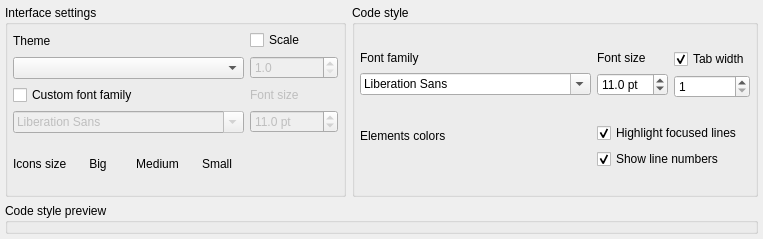
        <widget class="QWidget" name="tab">
         <attribute name="icon">
          <iconset resource="../../res/resources.qrc">
           <normaloff>:/icons/icons/uicode.png</normaloff>:/icons/icons/uicode.png</iconset>
         </attribute>
         <attribute name="title">
          <string>Interface &amp;&amp; Code</string>
         </attribute>
         <layout class="QGridLayout" name="gridLayout_4">
          <property name="leftMargin">
           <number>5</number>
          </property>
          <property name="topMargin">
           <number>5</number>
          </property>
          <property name="rightMargin">
           <number>5</number>
          </property>
          <property name="bottomMargin">
           <number>5</number>
          </property>
          <item row="0" column="0">
           <widget class="QGroupBox" name="ui_theme_gb">
            <property name="sizePolicy">
             <sizepolicy hsizetype="Fixed" vsizetype="Preferred">
              <horstretch>0</horstretch>
              <verstretch>0</verstretch>
             </sizepolicy>
            </property>
            <property name="minimumSize">
             <size>
              <width>0</width>
              <height>0</height>
             </size>
            </property>
            <property name="title">
             <string>Interface settings</string>
            </property>
            <layout class="QGridLayout" name="gridLayout_3">
             <property name="leftMargin">
              <number>5</number>
             </property>
             <property name="topMargin">
              <number>5</number>
             </property>
             <property name="rightMargin">
              <number>5</number>
             </property>
             <property name="bottomMargin">
              <number>5</number>
             </property>
             <item row="2" column="0" colspan="3">
              <layout class="QHBoxLayout" name="horizontalLayout_5">
               <item>
                <widget class="QLabel" name="label">
                 <property name="sizePolicy">
                  <sizepolicy hsizetype="Fixed" vsizetype="Fixed">
                   <horstretch>0</horstretch>
                   <verstretch>0</verstretch>
                  </sizepolicy>
                 </property>
                 <property name="text">
                  <string>Icons size</string>
                 </property>
                </widget>
               </item>
               <item>
                <widget class="QToolButton" name="icon_big_tb">
                 <property name="sizePolicy">
                  <sizepolicy hsizetype="Preferred" vsizetype="Preferred">
                   <horstretch>0</horstretch>
                   <verstretch>0</verstretch>
                  </sizepolicy>
                 </property>
                 <property name="minimumSize">
                  <size>
                   <width>50</width>
                   <height>50</height>
                  </size>
                 </property>
                 <property name="text">
                  <string>Big</string>
                 </property>
                 <property name="icon">
                  <iconset resource="../../res/resources.qrc">
                   <normaloff>:/icons/icons/config.png</normaloff>:/icons/icons/config.png</iconset>
                 </property>
                 <property name="iconSize">
                  <size>
                   <width>48</width>
                   <height>48</height>
                  </size>
                 </property>
                 <property name="checkable">
                  <bool>true</bool>
                 </property>
                 <property name="checked">
                  <bool>false</bool>
                 </property>
                 <property name="toolButtonStyle">
                  <enum>Qt::ToolButtonStyle::ToolButtonIconOnly</enum>
                 </property>
                 <property name="autoRaise">
                  <bool>true</bool>
                 </property>
                </widget>
               </item>
               <item>
                <widget class="QToolButton" name="icon_medium_tb">
                 <property name="sizePolicy">
                  <sizepolicy hsizetype="Preferred" vsizetype="Preferred">
                   <horstretch>0</horstretch>
                   <verstretch>0</verstretch>
                  </sizepolicy>
                 </property>
                 <property name="minimumSize">
                  <size>
                   <width>50</width>
                   <height>50</height>
                  </size>
                 </property>
                 <property name="text">
                  <string>Medium</string>
                 </property>
                 <property name="icon">
                  <iconset resource="../../res/resources.qrc">
                   <normaloff>:/icons/icons/config.png</normaloff>:/icons/icons/config.png</iconset>
                 </property>
                 <property name="iconSize">
                  <size>
                   <width>38</width>
                   <height>38</height>
                  </size>
                 </property>
                 <property name="checkable">
                  <bool>true</bool>
                 </property>
                 <property name="toolButtonStyle">
                  <enum>Qt::ToolButtonStyle::ToolButtonIconOnly</enum>
                 </property>
                 <property name="autoRaise">
                  <bool>true</bool>
                 </property>
                </widget>
               </item>
               <item>
                <widget class="QToolButton" name="icon_small_tb">
                 <property name="sizePolicy">
                  <sizepolicy hsizetype="Preferred" vsizetype="Preferred">
                   <horstretch>0</horstretch>
                   <verstretch>0</verstretch>
                  </sizepolicy>
                 </property>
                 <property name="minimumSize">
                  <size>
                   <width>50</width>
                   <height>50</height>
                  </size>
                 </property>
                 <property name="text">
                  <string>Small</string>
                 </property>
                 <property name="icon">
                  <iconset resource="../../res/resources.qrc">
                   <normaloff>:/icons/icons/config.png</normaloff>:/icons/icons/config.png</iconset>
                 </property>
                 <property name="iconSize">
                  <size>
                   <width>32</width>
                   <height>32</height>
                  </size>
                 </property>
                 <property name="checkable">
                  <bool>true</bool>
                 </property>
                 <property name="toolButtonStyle">
                  <enum>Qt::ToolButtonStyle::ToolButtonIconOnly</enum>
                 </property>
                 <property name="autoRaise">
                  <bool>true</bool>
                 </property>
                </widget>
               </item>
               <item>
                <spacer name="horizontalSpacer_7">
                 <property name="orientation">
                  <enum>Qt::Orientation::Horizontal</enum>
                 </property>
                 <property name="sizeHint" stdset="0">
                  <size>
                   <width>40</width>
                   <height>20</height>
                  </size>
                 </property>
                </spacer>
               </item>
              </layout>
             </item>
             <item row="0" column="2">
              <layout class="QVBoxLayout" name="verticalLayout_9">
               <item>
                <widget class="QCheckBox" name="custom_scale_chk">
                 <property name="sizePolicy">
                  <sizepolicy hsizetype="Fixed" vsizetype="Preferred">
                   <horstretch>0</horstretch>
                   <verstretch>0</verstretch>
                  </sizepolicy>
                 </property>
                 <property name="toolTip">
                  <string>&lt;p&gt;Defines a custom UI scale factor. This factor is applied when drawing widgets and fonts. Requires restarting gpModeler when in use.&lt;/p&gt;</string>
                 </property>
                 <property name="text">
                  <string>Scale </string>
                 </property>
                </widget>
               </item>
               <item>
                <widget class="QDoubleSpinBox" name="custom_scale_spb">
                 <property name="enabled">
                  <bool>false</bool>
                 </property>
                 <property name="sizePolicy">
                  <sizepolicy hsizetype="Preferred" vsizetype="Preferred">
                   <horstretch>0</horstretch>
                   <verstretch>0</verstretch>
                  </sizepolicy>
                 </property>
                 <property name="decimals">
                  <number>1</number>
                 </property>
                 <property name="minimum">
                  <double>1.000000000000000</double>
                 </property>
                 <property name="maximum">
                  <double>2.000000000000000</double>
                 </property>
                 <property name="singleStep">
                  <double>0.100000000000000</double>
                 </property>
                </widget>
               </item>
              </layout>
             </item>
             <item row="0" column="0" colspan="2">
              <layout class="QVBoxLayout" name="verticalLayout_10">
               <item>
                <widget class="QLabel" name="label_4">
                 <property name="text">
                  <string>Theme</string>
                 </property>
                </widget>
               </item>
               <item>
                <widget class="QComboBox" name="theme_cmb">
                 <property name="sizePolicy">
                  <sizepolicy hsizetype="Expanding" vsizetype="Fixed">
                   <horstretch>0</horstretch>
                   <verstretch>0</verstretch>
                  </sizepolicy>
                 </property>
                 <property name="maximumSize">
                  <size>
                   <width>250</width>
                   <height>16777215</height>
                  </size>
                 </property>
                </widget>
               </item>
              </layout>
             </item>
             <item row="1" column="0" colspan="2">
              <layout class="QVBoxLayout" name="verticalLayout_24">
               <item>
                <widget class="QCheckBox" name="ui_font_chk">
                 <property name="sizePolicy">
                  <sizepolicy hsizetype="Fixed" vsizetype="Fixed">
                   <horstretch>0</horstretch>
                   <verstretch>0</verstretch>
                  </sizepolicy>
                 </property>
                 <property name="toolTip">
                  <string>&lt;p&gt;Defines a custom UI scale factor. This factor is applied when drawing widgets and fonts. Requires restarting gpModeler when in use.&lt;/p&gt;</string>
                 </property>
                 <property name="text">
                  <string>Custom font family</string>
                 </property>
                </widget>
               </item>
               <item>
                <widget class="QFontComboBox" name="ui_font_cmb">
                 <property name="enabled">
                  <bool>false</bool>
                 </property>
                 <property name="sizePolicy">
                  <sizepolicy hsizetype="Preferred" vsizetype="Preferred">
                   <horstretch>0</horstretch>
                   <verstretch>0</verstretch>
                  </sizepolicy>
                 </property>
                 <property name="maximumSize">
                  <size>
                   <width>250</width>
                   <height>16777215</height>
                  </size>
                 </property>
                 <property name="sizeAdjustPolicy">
                  <enum>QComboBox::SizeAdjustPolicy::AdjustToContents</enum>
                 </property>
                </widget>
               </item>
              </layout>
             </item>
             <item row="1" column="2">
              <layout class="QVBoxLayout" name="verticalLayout_25">
               <item>
                <widget class="QLabel" name="ui_font_size_lbl">
                 <property name="enabled">
                  <bool>false</bool>
                 </property>
                 <property name="sizePolicy">
                  <sizepolicy hsizetype="Preferred" vsizetype="Preferred">
                   <horstretch>0</horstretch>
                   <verstretch>0</verstretch>
                  </sizepolicy>
                 </property>
                 <property name="text">
                  <string>Font size</string>
                 </property>
                </widget>
               </item>
               <item>
                <widget class="QDoubleSpinBox" name="ui_font_size_spb">
                 <property name="enabled">
                  <bool>false</bool>
                 </property>
                 <property name="sizePolicy">
                  <sizepolicy hsizetype="Preferred" vsizetype="Fixed">
                   <horstretch>0</horstretch>
                   <verstretch>0</verstretch>
                  </sizepolicy>
                 </property>
                 <property name="specialValueText">
                  <string/>
                 </property>
                 <property name="suffix">
                  <string> pt</string>
                 </property>
                 <property name="decimals">
                  <number>1</number>
                 </property>
                 <property name="minimum">
                  <double>5.000000000000000</double>
                 </property>
                 <property name="maximum">
                  <double>100.000000000000000</double>
                 </property>
                 <property name="singleStep">
                  <double>0.500000000000000</double>
                 </property>
                 <property name="value">
                  <double>11.000000000000000</double>
                 </property>
                </widget>
               </item>
              </layout>
             </item>
            </layout>
           </widget>
          </item>
          <item row="0" column="1">
           <widget class="QGroupBox" name="code_style_gb">
            <property name="sizePolicy">
             <sizepolicy hsizetype="Expanding" vsizetype="Preferred">
              <horstretch>0</horstretch>
              <verstretch>0</verstretch>
             </sizepolicy>
            </property>
            <property name="title">
             <string>Code style</string>
            </property>
            <layout class="QGridLayout" name="gridLayout_2">
             <property name="leftMargin">
              <number>5</number>
             </property>
             <property name="topMargin">
              <number>5</number>
             </property>
             <property name="rightMargin">
              <number>5</number>
             </property>
             <property name="bottomMargin">
              <number>5</number>
             </property>
             <item row="0" column="0">
              <layout class="QVBoxLayout" name="verticalLayout_4">
               <item>
                <widget class="QLabel" name="font_lbl_3">
                 <property name="sizePolicy">
                  <sizepolicy hsizetype="Fixed" vsizetype="Fixed">
                   <horstretch>0</horstretch>
                   <verstretch>0</verstretch>
                  </sizepolicy>
                 </property>
                 <property name="text">
                  <string>Font family</string>
                 </property>
                </widget>
               </item>
               <item>
                <widget class="QFontComboBox" name="code_font_cmb">
                 <property name="sizePolicy">
                  <sizepolicy hsizetype="Expanding" vsizetype="Fixed">
                   <horstretch>0</horstretch>
                   <verstretch>0</verstretch>
                  </sizepolicy>
                 </property>
                 <property name="sizeAdjustPolicy">
                  <enum>QComboBox::SizeAdjustPolicy::AdjustToContents</enum>
                 </property>
                </widget>
               </item>
              </layout>
             </item>
             <item row="0" column="2">
              <layout class="QVBoxLayout" name="verticalLayout_7">
               <item>
                <widget class="QCheckBox" name="tab_width_chk">
                 <property name="sizePolicy">
                  <sizepolicy hsizetype="Fixed" vsizetype="Fixed">
                   <horstretch>0</horstretch>
                   <verstretch>0</verstretch>
                  </sizepolicy>
                 </property>
                 <property name="text">
                  <string>Tab width</string>
                 </property>
                 <property name="checked">
                  <bool>true</bool>
                 </property>
                </widget>
               </item>
               <item>
                <widget class="QSpinBox" name="tab_width_spb">
                 <property name="enabled">
                  <bool>true</bool>
                 </property>
                 <property name="sizePolicy">
                  <sizepolicy hsizetype="Preferred" vsizetype="Fixed">
                   <horstretch>0</horstretch>
                   <verstretch>0</verstretch>
                  </sizepolicy>
                 </property>
                 <property name="minimum">
                  <number>1</number>
                 </property>
                 <property name="maximum">
                  <number>100</number>
                 </property>
                 <property name="value">
                  <number>1</number>
                 </property>
                </widget>
               </item>
              </layout>
             </item>
             <item row="1" column="0">
              <layout class="QVBoxLayout" name="verticalLayout_5">
               <item>
                <widget class="QLabel" name="colors_lbl_2">
                 <property name="sizePolicy">
                  <sizepolicy hsizetype="Fixed" vsizetype="Fixed">
                   <horstretch>0</horstretch>
                   <verstretch>0</verstretch>
                  </sizepolicy>
                 </property>
                 <property name="text">
                  <string>Elements colors</string>
                 </property>
                </widget>
               </item>
               <item>
                <layout class="QHBoxLayout" name="code_wgt_colors_lt">
                 <property name="spacing">
                  <number>10</number>
                 </property>
                 <item>
                  <spacer name="horizontalSpacer_2">
                   <property name="orientation">
                    <enum>Qt::Orientation::Horizontal</enum>
                   </property>
                   <property name="sizeHint" stdset="0">
                    <size>
                     <width>40</width>
                     <height>20</height>
                    </size>
                   </property>
                  </spacer>
                 </item>
                </layout>
               </item>
              </layout>
             </item>
             <item row="1" column="1" colspan="2">
              <layout class="QVBoxLayout" name="verticalLayout_8">
               <item>
                <widget class="QCheckBox" name="hightlight_lines_chk">
                 <property name="sizePolicy">
                  <sizepolicy hsizetype="Expanding" vsizetype="Fixed">
                   <horstretch>0</horstretch>
                   <verstretch>0</verstretch>
                  </sizepolicy>
                 </property>
                 <property name="text">
                  <string>Highlight focused lines</string>
                 </property>
                 <property name="checked">
                  <bool>true</bool>
                 </property>
                </widget>
               </item>
               <item>
                <widget class="QCheckBox" name="disp_line_numbers_chk">
                 <property name="sizePolicy">
                  <sizepolicy hsizetype="Expanding" vsizetype="Fixed">
                   <horstretch>0</horstretch>
                   <verstretch>0</verstretch>
                  </sizepolicy>
                 </property>
                 <property name="text">
                  <string>Show line numbers</string>
                 </property>
                 <property name="checked">
                  <bool>true</bool>
                 </property>
                </widget>
               </item>
              </layout>
             </item>
             <item row="0" column="1">
              <layout class="QVBoxLayout" name="verticalLayout_6">
               <item>
                <widget class="QLabel" name="label_2">
                 <property name="sizePolicy">
                  <sizepolicy hsizetype="Preferred" vsizetype="Fixed">
                   <horstretch>0</horstretch>
                   <verstretch>0</verstretch>
                  </sizepolicy>
                 </property>
                 <property name="text">
                  <string>Font size</string>
                 </property>
                </widget>
               </item>
               <item>
                <widget class="QDoubleSpinBox" name="code_font_size_spb">
                 <property name="sizePolicy">
                  <sizepolicy hsizetype="Preferred" vsizetype="Fixed">
                   <horstretch>0</horstretch>
                   <verstretch>0</verstretch>
                  </sizepolicy>
                 </property>
                 <property name="specialValueText">
                  <string/>
                 </property>
                 <property name="suffix">
                  <string> pt</string>
                 </property>
                 <property name="decimals">
                  <number>1</number>
                 </property>
                 <property name="minimum">
                  <double>5.000000000000000</double>
                 </property>
                 <property name="maximum">
                  <double>100.000000000000000</double>
                 </property>
                 <property name="singleStep">
                  <double>0.500000000000000</double>
                 </property>
                 <property name="value">
                  <double>11.000000000000000</double>
                 </property>
                </widget>
               </item>
              </layout>
             </item>
            </layout>
           </widget>
          </item>
          <item row="1" column="0" colspan="2">
           <widget class="QGroupBox" name="code_preview_gb">
            <property name="sizePolicy">
             <sizepolicy hsizetype="Preferred" vsizetype="Expanding">
              <horstretch>0</horstretch>
              <verstretch>0</verstretch>
             </sizepolicy>
            </property>
            <property name="title">
             <string>Code style preview</string>
            </property>
           </widget>
          </item>
         </layout>
        </widget>
